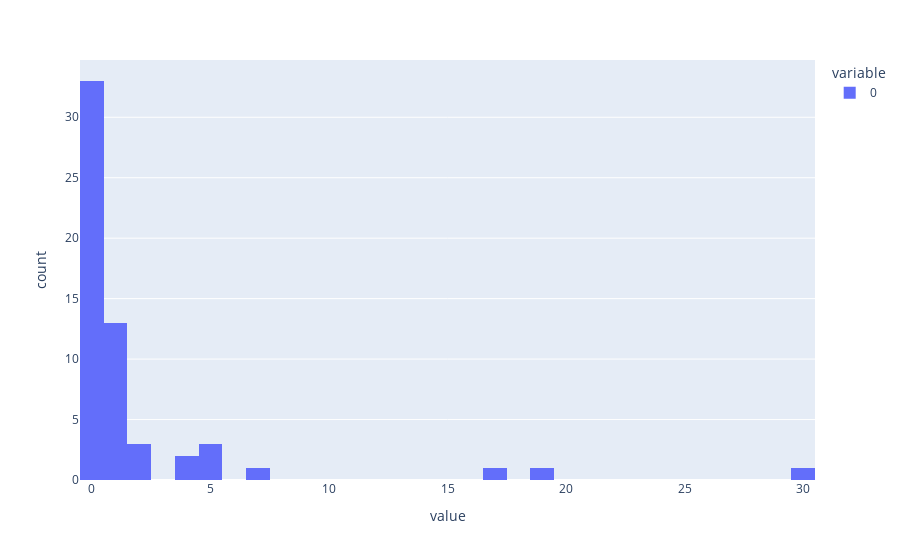

The notebook cell saved with this chart:
### Markdown cell above
# After Optimization
Mean
Standard Deviation
Histogram: Number of issues per script

### Code cell
print("mu", sum(after)/(len(after)))
mu = sum(after)/len(after)
sigma = sum([(x-mu)**2 for x in before])/len(before)
print("sigma", sigma**0.5)
px.histogram(after, nbins=40)

### Figure 1 — Plotly figure (JSON) as saved in the notebook; plotly's stock layout.template omitted (floating-point values rounded to 4 significant figures)
{"data": [{"alignmentgroup": "True", "bingroup": "x", "hovertemplate": "variable=0<br>value=%{x}<br>count=%{y}<extra></extra>", "legendgroup": "0", "marker": {"color": "#636efa", "pattern": {"shape": ""}}, "name": "0", "nbinsx": 40, "offsetgroup": "0", "orientation": "v", "showlegend": true, "x": [0, 0, 0, 1, 0, 1, 0, 1, 1, 0, 30, 5, 5, 0, 7, 5, 1, 1, 0, 0, 0, 0, 0, 0, 2, 0, 0, 4, 0, 1, 1, 0, 0, 0, 19, 0, 1, 0, 0, 1, 0, 0, 2, 1, 2, 1, 0, 0, 0, 0, 0, 0, 0, 0, 17, 0, 4, 1], "xaxis": "x", "yaxis": "y", "type": "histogram"}], "layout": {"xaxis": {"anchor": "y", "domain": [0.0, 1.0], "title": {"text": "value"}}, "yaxis": {"anchor": "x", "domain": [0.0, 1.0], "title": {"text": "count"}}, "legend": {"title": {"text": "variable"}, "tracegroupgap": 0}, "margin": {"t": 60}, "barmode": "relative"}}
